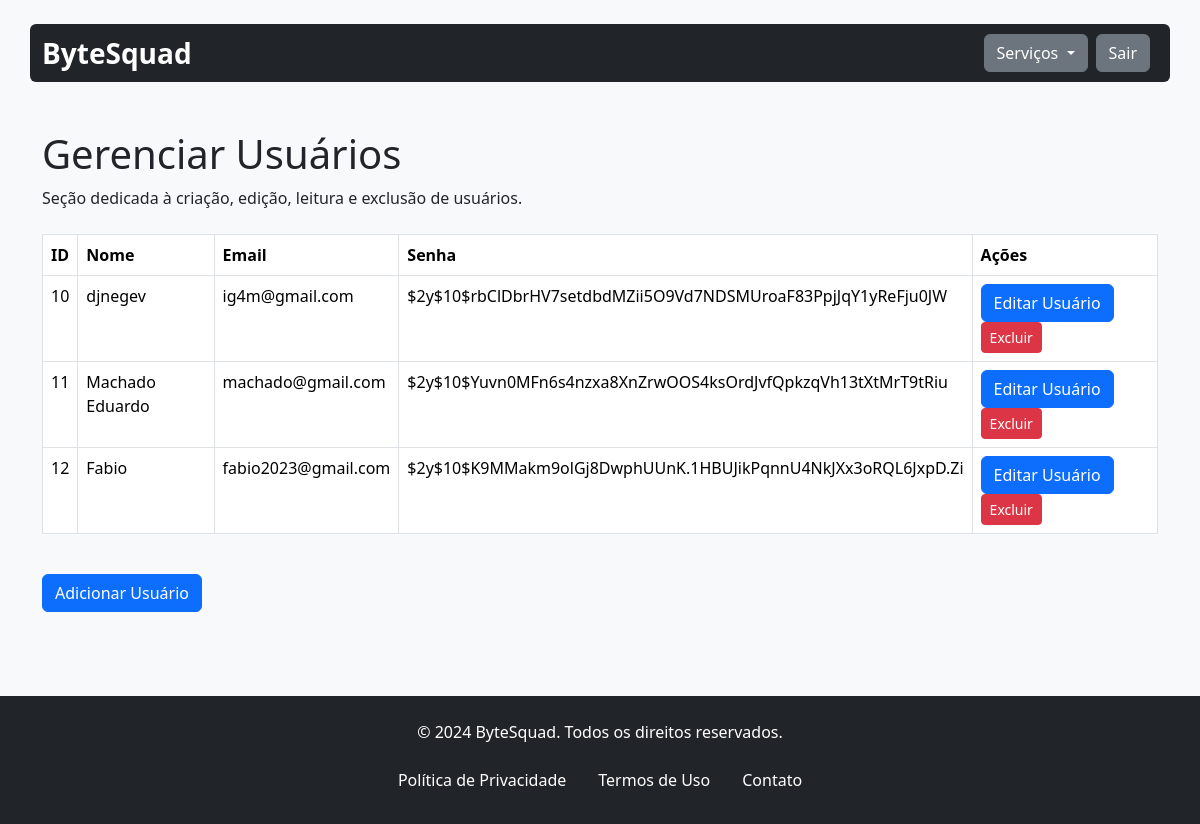
The app's page /gerenciarUsuario.php, older data.
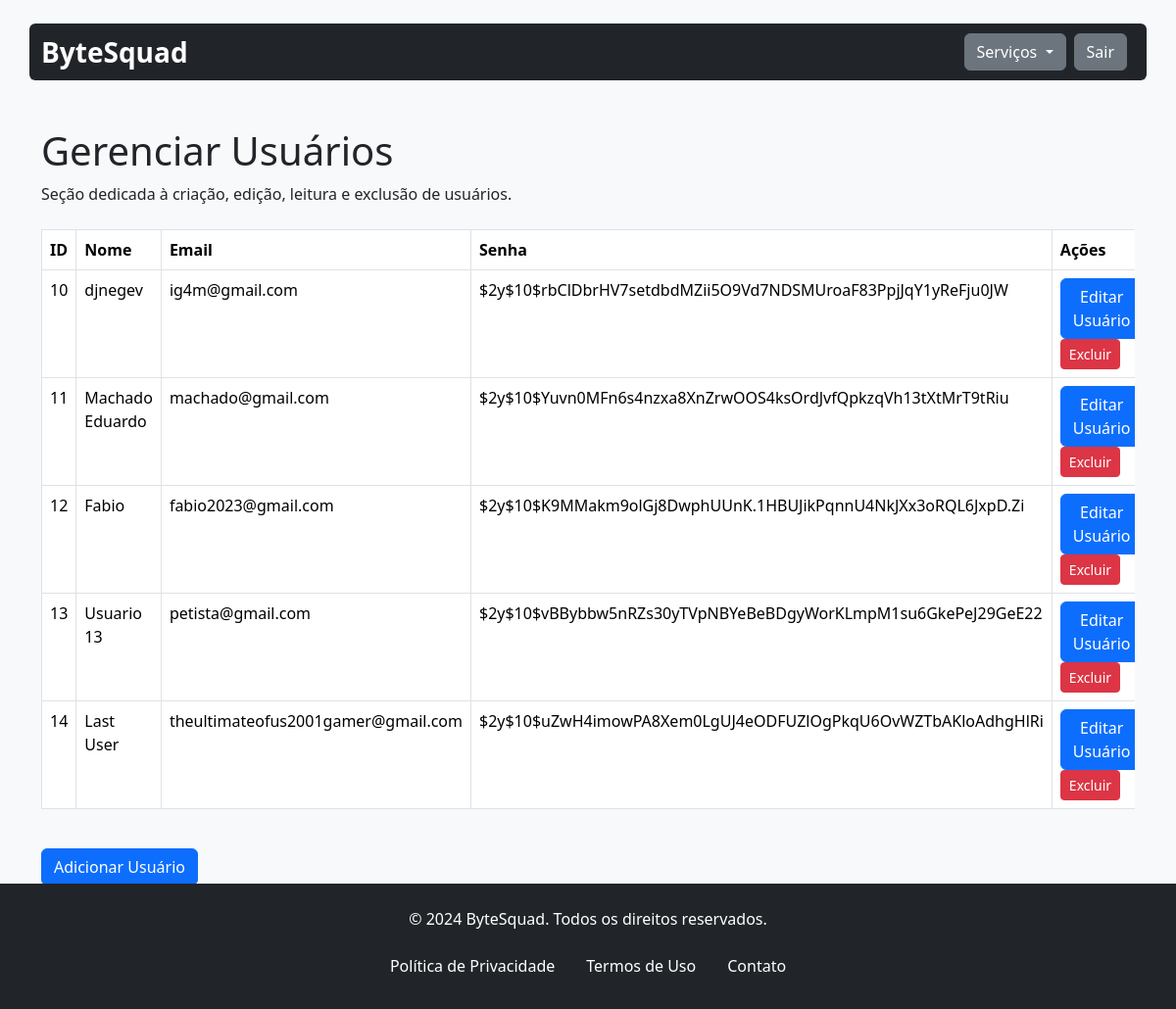
The same page, newer data.
### tables this page shows
CREATE TABLE `usuario` (
  `id` int(11) NOT NULL,
  `nome_usuario` varchar(20) NOT NULL,
  `email_usuario` varchar(150) NOT NULL,
  `senha_usuario` varchar(150) NOT NULL
);

### assets/classes/usuarios.class.php (called while the page is built, shortened)
<?php
require 'conexao.class.php';
class Usuarios {
    private $con;
    public function __construct() {
        $this->con = new Conexao();
    }
    public function listar() {
        try {
            $sql = $this->con->conectar()->prepare("SELECT * FROM usuario");
            $sql->execute();
            return $sql->fetchAll();
        } catch (PDOException $ex) {
            echo "ERRO: " . $ex->getMessage();
        }
    }
}

### assets/classes/conexao.class.php (called while the page is built)
<?php
class Conexao{
    private $servidor;
    private $senha;
    private $usuario;
    private $banco;
    private static $pdo;
    public function __construct(){
        $this->servidor = "localhost";
        $this->banco = "bytesquad";
        $this->senha = "";
        $this->usuario = "root";
    }
    public function conectar(){
        try{
            if(is_null(self::$pdo)){
                self::$pdo = new PDO("mysql:host=".$this->servidor."; dbname=".$this->banco, $this->usuario, $this->senha);
            }
            return self::$pdo;
        } catch(PDOException $ex){
            echo $ex->getMessage();
        }
    }
}

### gerenciarUsuario.php (the view, shortened to what this page needs)
<?php include 'assets/inc/header.inc.php';
include 'assets/classes/usuarios.class.php';
$usuario = new Usuarios();
?>
<main class="container mt-5">
    <div class="header-content mb-4">
        <h1>Gerenciar Usuários</h1>
        <p>Seção dedicada à criação, edição, leitura e exclusão de usuários.</p>
    </div>
    <div class="table-responsive mb-4">
        <table class="table table-bordered table-hover">
            <thead class="thead-light">
                <tr>
                    <th>ID</th>
                    <th>Nome</th>
                    <th>Email</th>
                    <th>Senha</th>
                    <th>Ações</th>
                </tr>
            </thead>
            <tbody>
                <?php
                $lista = $usuario->listar();
                foreach ($lista as $item):
                    ?>
                    <tr>
                        <td><?php echo $item['id'] ?></td>
                        <td><?php echo $item['nome_usuario'] ?></td>
                        <td><?php echo $item['email_usuario'] ?></td>
                        <td><?php echo $item['senha_usuario'] ?></td>
                        <td>
                            <button type="button" class="btn btn-primary" data-bs-toggle="modal"
                                data-bs-target="#editarModal<?php echo $item['id']; ?>">
                                Editar Usuário
                            </button>
                            <a href="deletarUsuario.php?id=<?php echo $item['id']; ?>"
                                class="btn btn-sm btn-danger" onclick="return confirm('Você tem certeza que deseja excluir <?php echo $item['nome_usuario']?>? ')">Excluir</a>
                        </td>
                    </tr>
                    <?php
                endforeach
                ?>
            </tbody>
        </table>
    </div>
    <button type="button" class="btn btn-primary" data-bs-toggle="modal" data-bs-target="#exampleModal">
        Adicionar Usuário
    </button>
</main>
<?php include 'assets/inc/footer.inc.php'; ?>
</body>
</html>

Row changes from the older to the newer data that the page shows:
added usuario: id "13", nome_usuario "Usuario 13", email_usuario "petista@gmail.com", senha_usuario "$2y$10$vBBybbw5nRZs30yTVpNBYeBeBDgyWorKLmpM1su6GkePeJ29GeE22"
added usuario: id "14", nome_usuario "Last User", email_usuario "theultimateofus2001gamer@gmail.com", senha_usuario "$2y$10$uZwH4imowPA8Xem0LgUJ4eODFUZlOgPkqU6OvWZTbAKloAdhgHlRi"
